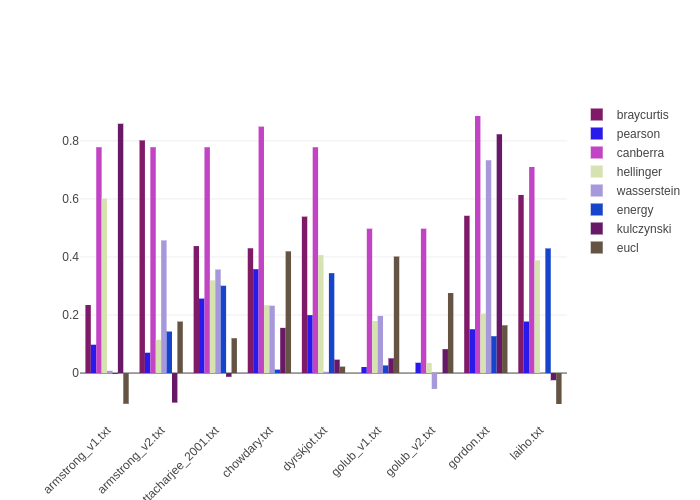

Python code for this plot:
import numpy as np
import pandas as pd
import os
from calcSiCHAffy import calcSiCHAffy
from matplotlib import pyplot as plt
from ari_scores_percentage_normed import ari_scores_percentage_normed
import plotly.plotly as py
import plotly.graph_objs as go
from support_functions import rgb_color_random
import xlsxwriter
import plotly.io as pio




path_data = '/home/vladimir/Desktop/po_projekat/Affy/data/'
path_label = '/home/vladimir/Desktop/po_projekat/Affy/labels/'
file_header = (["   ", "Silhouette_cosine","Silhouette_braycurtis","Silhouette_canberra", "Silhouette_pearson", "Silhouette_hellinger","Silhouette_wasserstein",
    "Silhouette_energy","Silhouette_kulczynski","Calinski_harabaz","Davies_Bouldin"])

distance_names=['cosine', 'braycurtis', 'pearson','canberra','hellinger','wasserstein','energy','kulczynski','eucl']

data_file_names =  sorted(os.listdir(path_data))
label_file_names =  sorted(os.listdir(path_label))

scores = []
data_book = xlsxwriter.Workbook("ARI_normed_results.xlsx")
worksheet = data_book.add_worksheet()


for i in range(0,len(data_file_names)):
    path_data_tmp = path_data + data_file_names[i]
    data = pd.read_csv(path_data_tmp, delimiter=' ')
    label = pd.read_csv(path_label+ label_file_names[i], delimiter=' ')
    ari = ari_scores_percentage_normed(np.array(data,dtype=float),label,data_file_names[i],0.1,0.05)
    scores.append(ari)
print('\n')
print(scores)

row =1
col =0

for item in file_header :
    worksheet.write(0,col,item)
    col = col +1

col = 0

for file_scores in scores:
    for item in file_scores:
        worksheet.write(row,col,item)
        col = col +1
    row = row +1
    col =0

data_book.close()

trace = []
for i in range(1,len(distance_names)):
    trace1 = go.Bar(
        x=data_file_names,
        y= scores[i][1:],
        name=distance_names[i],
        marker=dict(
            color=rgb_color_random()
        )
    )
    trace.append(trace1)

data = trace
layout = go.Layout(
    xaxis=dict(tickangle=-45),
    barmode='group',
)

fig = go.Figure(data=data, layout=layout)
pio.write_image(fig, file='ari_percentage_normed_scores.png', format='png')





#np.savetxt('calculations.txt', scores,fmt='%s')

    #         cosine             braycurtis               canberra                person            hellinger         wasserstein       energy distance    kcz jackknife   calinski harabaz
   #         0.6706 je najveci koeficijent za sill i dobijen je sa wasserstein_distancom...
#jackknife  uradjen sa wasserstein_distancom umesto pearsonovom ..

# dodaj euklidsko
# ARI sa kmeans predikcijom
# sa novim normalizacijama
# bez novih normalizacija
# uradi u zasebnom fajlu nove normalizacije i ARI

# proveri funkcije dal rade... na prvi pogled sve deluje okej 
